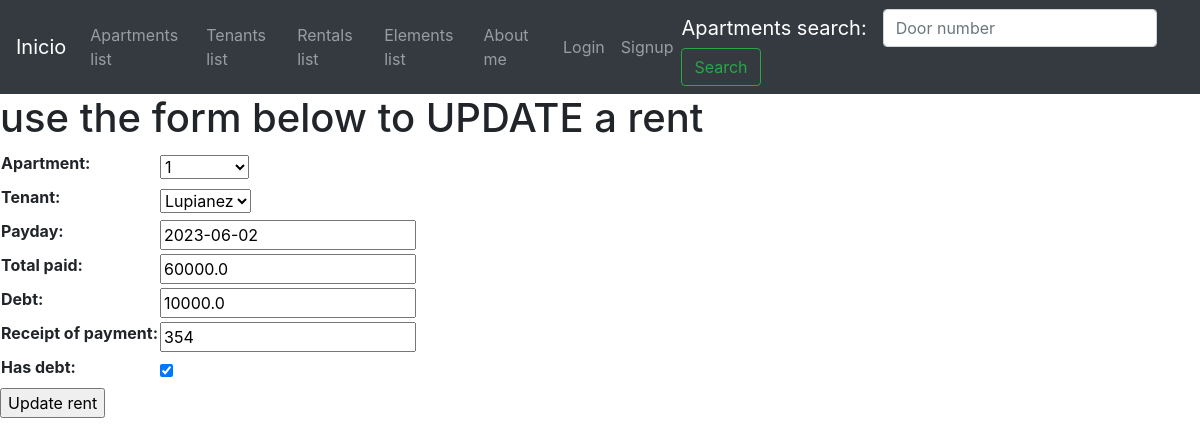
The app's page /rentals/rent-update/1/, older data.
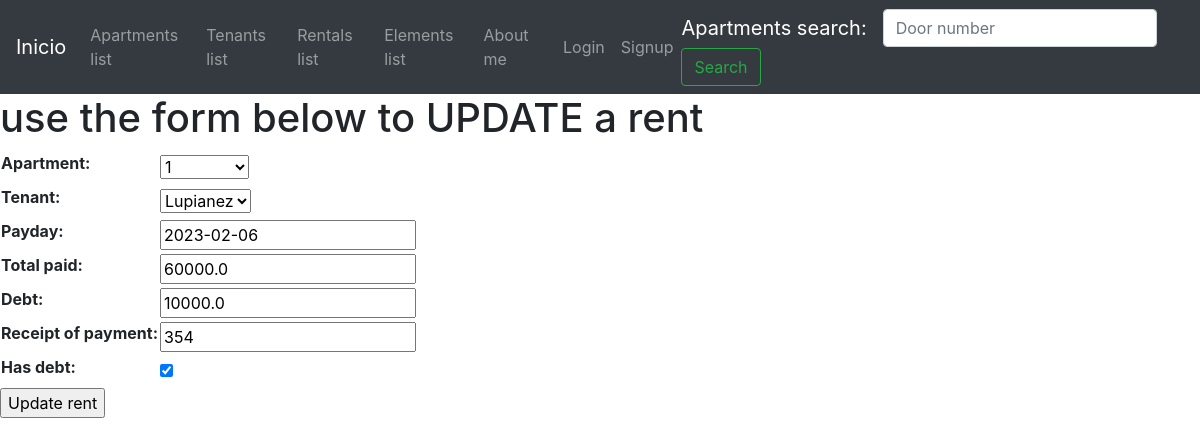
The same page, newer data.
### rentals/models.py (models this page shows)
class Rent(models.Model):
    apartment = models.ForeignKey(Apartment, blank=False, null=False, on_delete=models.CASCADE, related_name='apartment')
    tenant = models.ForeignKey(Tenant, blank=False, null=False, on_delete=models.CASCADE, related_name='tenant')
    payday=models.DateField()
    total_paid=models.FloatField()
    debt=models.FloatField()
    receipt_of_payment=models.IntegerField()
    has_debt=models.BooleanField(default=False)

### rentals/views.py (the view)
# urls.py: path('rent-update/<int:pk>/', RentUpdateView.as_view(), name='rent_update'),
class RentUpdateView(UpdateView):
    model = Rent
    template_name = 'rentals/rent-update.html'
    fields = '__all__'
    success_url = '/rentals/rentals-list/'

### apartments/models.py (called while the page is built)
    def __str__(self):
        return self.door_number

### tenants/models.py (called while the page is built)
    def __str__(self):
        return self.lastname

### templates/rentals/rent-update.html (shortened to what this page needs)
{% extends 'base.html' %}
{% block content %}
    <h1>use the form below to UPDATE a rent</h1>
    {% if form %}
        <form action="" method="POST">
            <table>
                {{form.as_table}}
            </table>
            <input type="submit" value="Update rent">
        </form>
    {% endif %}
{% endblock %}

Row changes from the older to the newer data that the page shows:
changed Rent "Lupianez": payday "2023-06-02" → "2023-02-06"
